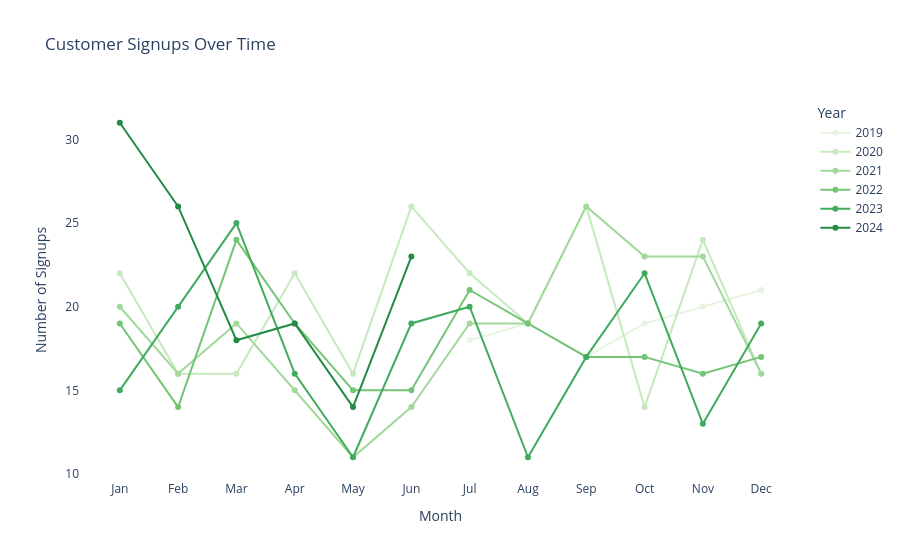

Notebook source saved alongside this figure:
### Code cell
# Ensure the SignupDate column is in datetime format
final_combined_dataset = final_combined_dataset.copy()  # Make sure we're working on a copy

final_combined_dataset['SignupDate'] = pd.to_datetime(final_combined_dataset['SignupDate'], errors='coerce')

# Extract Year and Month
final_combined_dataset['Year'] = final_combined_dataset['SignupDate'].dt.year
final_combined_dataset['Month'] = final_combined_dataset['SignupDate'].dt.month

# Group by Year and Month, counting unique CustomerIDs
signup_count = final_combined_dataset.groupby(['Year', 'Month']).agg({'CustomerID': 'nunique'}).reset_index()

# Sort years in descending order
unique_years = sorted(signup_count['Year'].unique(), reverse=True)

# Generate reversed shades of green based on the number of years
green_shades = px.colors.sequential.Greens[len(unique_years):0:-1]  # Darkest shade for the most recent year

# Map years to specific green shades
year_to_color = {year: green_shades[i] for i, year in enumerate(unique_years)}

# Plotting
fig = px.line(
    signup_count,
    x='Month',
    y='CustomerID',
    color='Year',
    title="Customer Signups Over Time",
    labels={'CustomerID': 'Number of Signups', 'Month': 'Month'},
    markers=True,
    color_discrete_map=year_to_color  # Explicitly assign colors
)

fig.update_layout(
    plot_bgcolor='white',
    xaxis=dict(
        tickmode='array',
        tickvals=list(range(1, 13)),  # Ensure months 1-12 are shown
        ticktext=['Jan', 'Feb', 'Mar', 'Apr', 'May', 'Jun', 'Jul', 'Aug', 'Sep', 'Oct', 'Nov', 'Dec']
    ),
    yaxis_title="Number of Signups",
    xaxis_title="Month"
)
fig.show()

### Figure 1 — Plotly figure (JSON) as saved in the notebook; plotly's stock layout.template omitted (floating-point values rounded to 4 significant figures)
{"data": [{"hovertemplate": "Year=2019<br>Month=%{x}<br>Number of Signups=%{y}<extra></extra>", "legendgroup": "2019", "line": {"color": "rgb(229,245,224)", "dash": "solid"}, "marker": {"symbol": "circle"}, "mode": "lines+markers", "name": "2019", "orientation": "v", "showlegend": true, "type": "scatter", "x": [7, 8, 9, 10, 11, 12], "xaxis": "x", "y": [18, 19, 17, 19, 20, 21], "yaxis": "y"}, {"hovertemplate": "Year=2020<br>Month=%{x}<br>Number of Signups=%{y}<extra></extra>", "legendgroup": "2020", "line": {"color": "rgb(199,233,192)", "dash": "solid"}, "marker": {"symbol": "circle"}, "mode": "lines+markers", "name": "2020", "orientation": "v", "showlegend": true, "type": "scatter", "x": [1, 2, 3, 4, 5, 6, 7, 8, 9, 10, 11, 12], "xaxis": "x", "y": [22, 16, 16, 22, 16, 26, 22, 19, 26, 14, 24, 16], "yaxis": "y"}, {"hovertemplate": "Year=2021<br>Month=%{x}<br>Number of Signups=%{y}<extra></extra>", "legendgroup": "2021", "line": {"color": "rgb(161,217,155)", "dash": "solid"}, "marker": {"symbol": "circle"}, "mode": "lines+markers", "name": "2021", "orientation": "v", "showlegend": true, "type": "scatter", "x": [1, 2, 3, 4, 5, 6, 7, 8, 9, 10, 11, 12], "xaxis": "x", "y": [20, 16, 19, 15, 11, 14, 19, 19, 26, 23, 23, 16], "yaxis": "y"}, {"hovertemplate": "Year=2022<br>Month=%{x}<br>Number of Signups=%{y}<extra></extra>", "legendgroup": "2022", "line": {"color": "rgb(116,196,118)", "dash": "solid"}, "marker": {"symbol": "circle"}, "mode": "lines+markers", "name": "2022", "orientation": "v", "showlegend": true, "type": "scatter", "x": [1, 2, 3, 4, 5, 6, 7, 8, 9, 10, 11, 12], "xaxis": "x", "y": [19, 14, 24, 19, 15, 15, 21, 19, 17, 17, 16, 17], "yaxis": "y"}, {"hovertemplate": "Year=2023<br>Month=%{x}<br>Number of Signups=%{y}<extra></extra>", "legendgroup": "2023", "line": {"color": "rgb(65,171,93)", "dash": "solid"}, "marker": {"symbol": "circle"}, "mode": "lines+markers", "name": "2023", "orientation": "v", "showlegend": true, "type": "scatter", "x": [1, 2, 3, 4, 5, 6, 7, 8, 9, 10, 11, 12], "xaxis": "x", "y": [15, 20, 25, 16, 11, 19, 20, 11, 17, 22, 13, 19], "yaxis": "y"}, {"hovertemplate": "Year=2024<br>Month=%{x}<br>Number of Signups=%{y}<extra></extra>", "legendgroup": "2024", "line": {"color": "rgb(35,139,69)", "dash": "solid"}, "marker": {"symbol": "circle"}, "mode": "lines+markers", "name": "2024", "orientation": "v", "showlegend": true, "type": "scatter", "x": [1, 2, 3, 4, 5, 6], "xaxis": "x", "y": [31, 26, 18, 19, 14, 23], "yaxis": "y"}], "layout": {"autosize": true, "legend": {"title": {"text": "Year"}, "tracegroupgap": 0}, "plot_bgcolor": "white", "title": {"text": "Customer Signups Over Time"}, "xaxis": {"anchor": "y", "autorange": true, "domain": [0, 1], "range": [0.2897, 12.71], "tickmode": "array", "ticktext": ["Jan", "Feb", "Mar", "Apr", "May", "Jun", "Jul", "Aug", "Sep", "Oct", "Nov", "Dec"], "tickvals": [1, 2, 3, 4, 5, 6, 7, 8, 9, 10, 11, 12], "title": {"text": "Month"}, "type": "linear"}, "yaxis": {"anchor": "x", "autorange": true, "domain": [0, 1], "range": [9.35, 32.65], "title": {"text": "Number of Signups"}, "type": "linear"}}}
